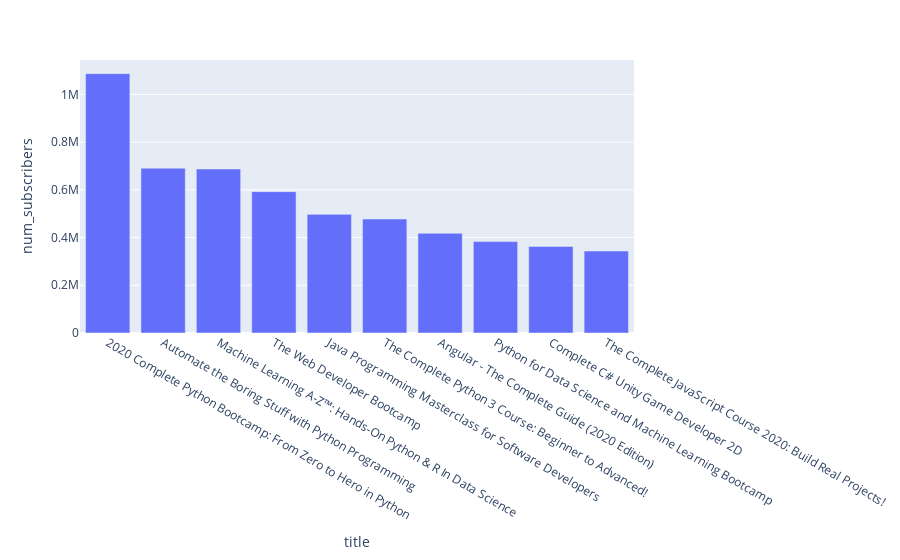

The cell this chart's notebook holds for it:
### Code cell
px.bar(most_popular, y= 'num_subscribers', x='title')

### Figure 1 — Plotly figure (JSON) as saved in the notebook; plotly's stock layout.template omitted (floating-point values rounded to 4 significant figures)
{"data": [{"alignmentgroup": "True", "hovertemplate": "title=%{x}<br>num_subscribers=%{y}<extra></extra>", "legendgroup": "", "marker": {"color": "#636efa", "pattern": {"shape": ""}}, "name": "", "offsetgroup": "", "orientation": "v", "showlegend": false, "textposition": "auto", "type": "bar", "x": ["2020 Complete Python Bootcamp: From Zero to Hero in Python", "Automate the Boring Stuff with Python Programming", "Machine Learning A-Z™: Hands-On Python & R In Data Science", "The Web Developer Bootcamp", "Java Programming Masterclass for Software Developers", "The Complete Python 3 Course: Beginner to Advanced!", "Angular - The Complete Guide (2020 Edition)", "Python for Data Science and Machine Learning Bootcamp", "Complete C# Unity Game Developer 2D", "The Complete JavaScript Course 2020: Build Real Projects!"], "xaxis": "x", "y": [1086954, 690595, 687330, 592474, 497195, 477510, 417746, 383073, 362891, 343599], "yaxis": "y"}], "layout": {"barmode": "relative", "legend": {"tracegroupgap": 0}, "margin": {"t": 60}, "xaxis": {"anchor": "y", "domain": [0, 1], "title": {"text": "title"}}, "yaxis": {"anchor": "x", "domain": [0, 1], "title": {"text": "num_subscribers"}}}}
